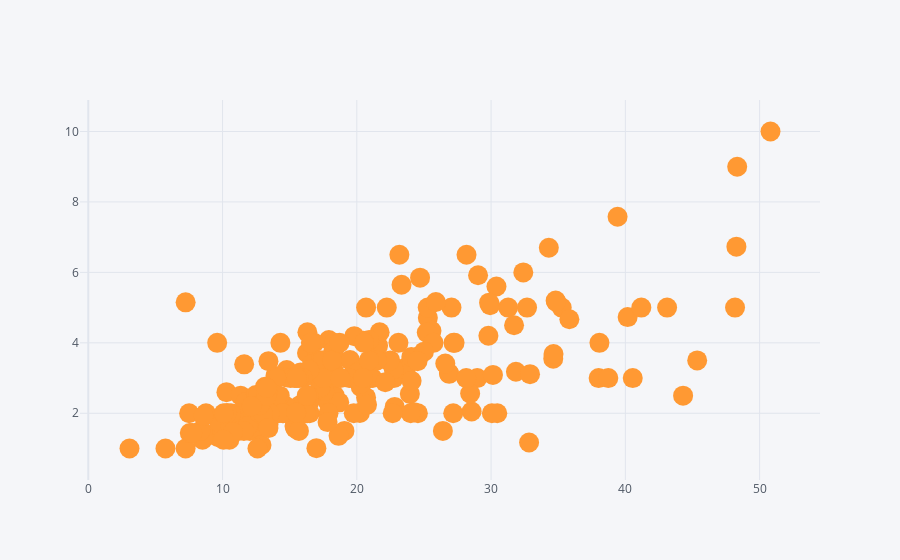

Here is the notebook cell this chart was saved with:
### Code cell
tips.iplot(kind = 'scatter', x = 'total_bill',y = 'tip',mode = 'markers', size = 20)

### Figure 1 — Plotly figure (JSON) as saved in the notebook; plotly's stock layout.template omitted (floating-point values rounded to 4 significant figures; data arrays with more than 128 entries replaced by an {"elided": "..."} marker saying what was removed)
{"data": [{"line": {"color": "rgba(255, 153, 51, 1.0)", "dash": "solid", "shape": "linear", "width": 1.3}, "marker": {"size": 20, "symbol": "circle"}, "mode": "markers", "name": "tip", "text": "", "type": "scatter", "x": {"elided": "244 float values"}, "y": {"elided": "244 float values"}}], "layout": {"legend": {"bgcolor": "#F5F6F9", "font": {"color": "#4D5663"}}, "paper_bgcolor": "#F5F6F9", "plot_bgcolor": "#F5F6F9", "title": {"font": {"color": "#4D5663"}}, "xaxis": {"gridcolor": "#E1E5ED", "showgrid": true, "tickfont": {"color": "#4D5663"}, "title": {"font": {"color": "#4D5663"}, "text": ""}, "zerolinecolor": "#E1E5ED"}, "yaxis": {"gridcolor": "#E1E5ED", "showgrid": true, "tickfont": {"color": "#4D5663"}, "title": {"font": {"color": "#4D5663"}, "text": ""}, "zerolinecolor": "#E1E5ED"}}}
